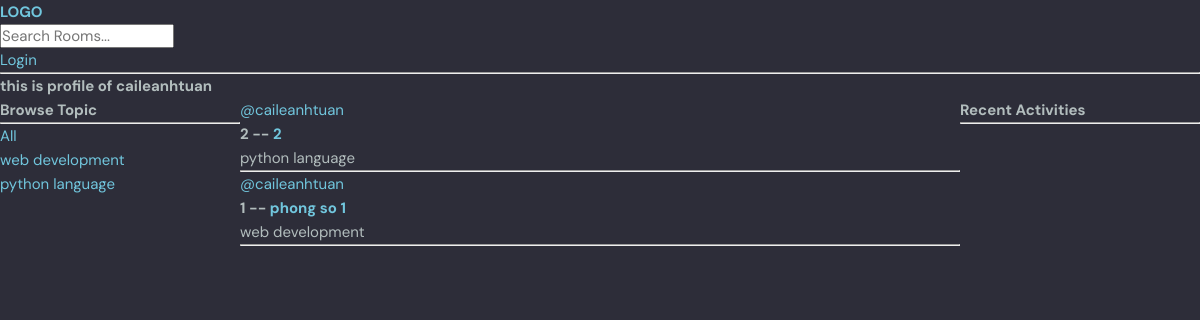
The app's page /profile/1 with its own data.
### base/models.py (models this page shows, shortened)
class User(AbstractUser):
    name = models.CharField(max_length=200, null=True)
    email = models.EmailField(unique=True, null=True)
    bio = models.TextField(null=True)
    USERNAME_FIELD = 'email'
    REQUIRED_FIELDS = []

class Topic(models.Model):
    name = models.CharField(max_length=200)

class Room(models.Model):
    host = models.ForeignKey(User,
                             on_delete=models.SET_NULL, null=True)
    topic = models.ForeignKey(Topic, on_delete=models.SET_NULL, null=True)
    name = models.CharField(max_length=200)
    description = models.TextField(null=True, blank=True)
    participants = models.ManyToManyField(
        User, related_name="participants", blank=True)
    updated = models.DateTimeField(auto_now=True)
    created = models.DateTimeField(auto_now_add=True)
    class Meta:
        ordering = ['-updated', '-created']

### base/views.py (the view)
# urls.py: path('profile/<str:pk>', views.userProfile, name='user-profile'),
def userProfile(request, pk):
    user = User.objects.get(id=pk)
    rooms = user.room_set.all()
    topics = Topic.objects.all()
    room_messages = user.message_set.all()
    context = {"user": user, "rooms": rooms,
               "topics": topics, "room_messages": room_messages}
    return render(request, "profile.html", context)

### templates/profile.html (shortened to what this page needs)
{% extends "main.html" %}
{% block content %}
<h1> this is profile of {{user.username}}</h1>
<div class = "profile-container">
    <div>
        {% include "topic_component.html"%}
    </div>
    <div>
        {% include "feed_component.html"%}
    </div>
    <div>
        {% include "activity_component.html"%}
    </div>
</div>
{% endblock %}

### templates/main.html (shortened to what this page needs)
<!DOCTYPE html>
{% load static %}
<html lang="en">
    <head>
        <link rel="stylesheet" href='{% static " styles/style.css" %}' />
    </head>
    <body>
        {% include 'navbar.html'%}
            {% block content %}
            {% endblock %}
    </body>
</html>

### templates/navbar.html
<a href = '/'>
    <h1> LOGO </h1>
</a>
<form method = 'GET' action = "{%url 'home'%}">
    <input type = 'text' name='q' placeholder="Search Rooms...">
</form>
{% if request.user.is_authenticated %}
<p>Hello {{request.user}}</p>
<a href='{% url "logout"%}'>Logout</a>
{% else %}
<a href='{% url "login"%}'>Login</a>
{% endif %}
<hr>

### templates/topic_component.html
<h3>Browse Topic</h3>
<hr>
<div>
    <a href="{% url 'home'%}">All</a>
</div>
{%for topic in topics%}
<div>
    <a href="{% url 'home' %}?q={{topic.name}}">{{topic.name}}</a>
</div>
{% endfor %}

### templates/feed_component.html (shortened to what this page needs)
<div>
    {%for room in rooms%}
    <div>
        <a href = "{% url 'user-profile' room.host.id %}">@{{room.host.username}}</a>
        <h5>{{room.id}} -- <a href="{% url 'room' room.id %}">{{room.name}}</a></h5>
        <small>{{room.topic.name}}</small>
        <hr>
    </div>
    {% endfor %}
</div>

### templates/activity_component.html (shortened to what this page needs)
<h3> Recent Activities </h3>
<hr>

### static/styles/style.css (style rules this page uses)
:root { --color-main: #71c6dd; --color-main-light: #e1f6fb; --color-dark: #3f4156; --color-dark-medium: #51546e; --color-dark-light: #696d97; --color-light: #e5e5e5; --color-gray: #8b8b8b; --color-light-gray: #b2bdbd; --color-bg: #2d2d39; --color-success: #5dd693; --color-error: #fc4b0b; }
* { font-family: "DM Sans", -apple-system, BlinkMacSystemFont, "Segoe UI", Roboto, Oxygen, Ubuntu, Cantarell, "Open Sans", "Helvetica Neue", sans-serif; margin: 0; padding: 0; box-sizing: border-box; text-rendering: optimizeLegibility; font-size: inherit; }
html { font-size: 56.25%; }
@media only screen and (min-width: 1200px) { html { font-size: 62.5%; } }
body { line-height: 1.6; font-weight: 400; font-size: 1.5rem; color: var(--color-light-gray); background-color: var(--color-bg); min-height: 100vh; }
a { display: inline-block; color: var(--color-main); text-decoration: none; }

### templates/profile.html (style rules this page uses)
.profile-container { display: grid; grid-template-columns: 1fr 3fr 1fr; }

### records on screen
User: username "caileanhtuan"
Topic: name "web development"
Topic: name "python language"
Room: host.username "caileanhtuan", id "2", name "2", topic.name "python language"
Room: host.username "caileanhtuan", id "1", name "phong so 1", topic.name "web development"
